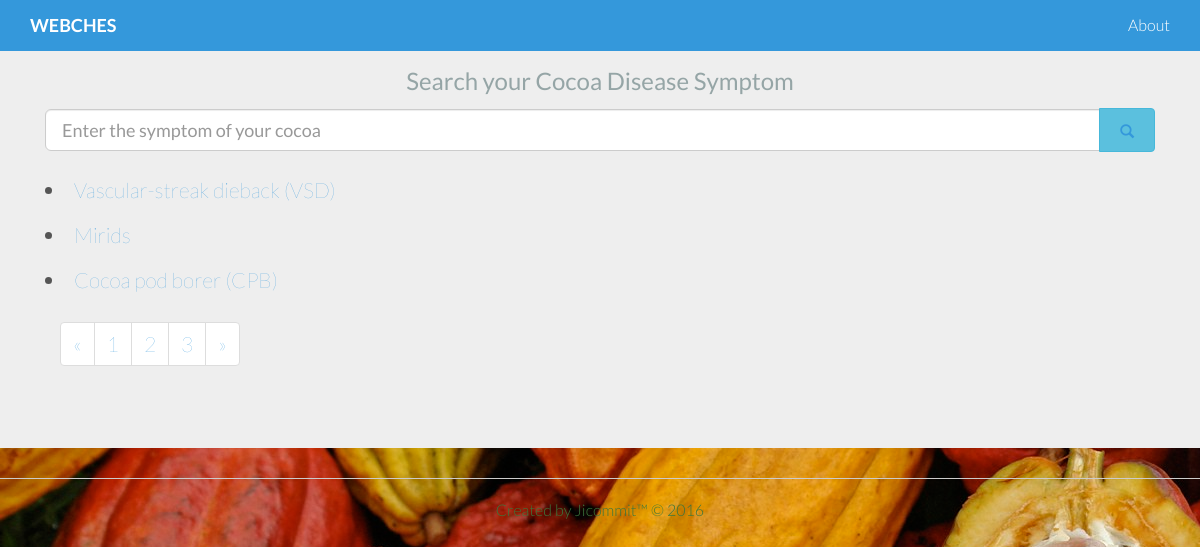
Page /farmers/?page=2 on the committed database.
### webches/models.py (models this page shows, shortened)
class Disease(models.Model):
    Disease_Name = models.CharField(max_length=200)
    details = models.TextField()
    symptoms = models.TextField()
    image = models.ImageField()
    published = 'p'
    draft = 'd'
    status_choices = ((published, 'published'), (draft, 'draft'))
    status = models.CharField(
        max_length=1, choices=status_choices, default=draft)
    solutions = models.TextField()
    Disease_Category = models.ForeignKey(Category, on_delete=models.CASCADE)
    referrals = models.CharField(max_length=3000, blank=True)
    botanical_name = models.CharField(max_length=200, blank=True)
    date_added = models.DateTimeField(auto_now_add=True)
    updated_at = models.DateTimeField(auto_now=True)

### webches/views.py (the view)
# urls.py: url(r'^farmers/$', views.search, name="farmers"),
def search(request):
    if request.method == "POST":
        search_text = request.POST['search_text']
    else:
        search_text = ""
    disease_list = Disease.objects.filter(
        symptoms__contains=search_text, status=Disease.published)
    page = request.GET.get('page', 3)
    paginator = Paginator(disease_list, 3)
    try:
        disease = paginator.page(page)
    except PageNotAnInteger:
        disease = paginator.page(1)
    except EmptyPage:
        disease = paginator.page(paginator.num_pages)
    data = {'disease': disease}
    return render(request, "cocoa/search.html", data)

### webches/templates/cocoa/search.html (shortened to what this page needs)
{% load staticfiles %}
<!DOCTYPE html>
<html lang="en">
  <head>
    <link rel="stylesheet" href="{% static 'style.css' %}">
    <link href="{% static  'front_page/assets/css/bootstrap.css' %} " rel="stylesheet">
    <link href="{% static 'front_page/assets/css/main.css' %}" rel="stylesheet">
  </head>
  <body>
    <div class="navbar navbar-default navbar-fixed-top">
      <div class="container">
        <div class="navbar-header">
          <a class="navbar-brand" href=""><b>WEBCHES</b></a>
        </div>
        <div class="navbar-collapse collapse">
          <ul class="nav navbar-nav navbar-right">
            <li><a href="{% url 'cocoa:about' %}">About</a></li>
          </ul>
        </div>
      </div>
    </div>
    <div class="jumbotron">
		<center><strong><h3>Search your Cocoa Disease Symptom</h3></strong></center>
    <div class="container">
<div class="form-group">
  <form class="form-group" method="post" action="">
  <div class="input-group col-md-12">
    <input type="text" name="search_text" class="form-control input-lg" placeholder="Enter the symptom of your cocoa ">
     <span class="input-group-btn">
                        <button class="btn btn-info btn-md" type="button">
                            <span><i class="glyphicon glyphicon-search"></i></span>
                        </button>
    </div>
  </form>
</div>
</div>
<div class="container">
  {% if disease %}
  {% for dis in disease  %}
 <li> <a href="{% url 'cocoa:details' pk=dis.pk %}"> {{ dis.Disease_Name }} </a></li>
  {% endfor %}
  {% else %}
  <p class="alert alert-danger alert-dissmissable"><i class="fa fa-warning"></i>No record found </p>
  {% endif %}
  <div class="container">
    {% if disease.has_other_pages %}
<ul class="pagination">
{% if disease.has_previous %}
  <li><a href="?page={{ disease.previous_page_number }}">&laquo;</a></li>
  {% else %}
  <li class="disabled"><span>&laquo;</span></li>
  {% endif %}
  {% for i in disease.paginator.page_range %}
  {% if disease.number == 1 %}
  <li class="active"><span>{{ i }}<span class="sr-only">( current )</span></span></li>
  {% else %}
  <li><a href="?page={{ i }}">{{ i }}</a></li>
  {% endif %}
  {% endfor %}
  {% if disease.has_next %}
  <li><a href="?page={{ disease.next_page_number }}">&raquo;</a></li>
  {% else %}
  <li class="disabled"><span>&raquo;</span></li>
  {% endif %}
</ul>
{% endif %}
  </div>
</div>
	</div>
		<hr>
		<p class="centered text text-success">Created by Jicommit&trade; &copy; 2016</p>
  </body>
</html>

### webches/static/style.css (style rules this page uses)
body { background-image: url('coco.jpg'); background-repeat:no-repeat; }

### webches/static/front_page/assets/css/main.css (style rules this page uses)
body { background-color: #f2f2f2; font-family: 'Lato', sans-serif; font-weight: 300; font-size: 16px; color: #555; -webkit-font-smoothing: antialiased; -webkit-overflow-scrolling: touch; }
h1, h2, h3, h4, h5, h6 { font-family: 'Lato', sans-serif; font-weight: 300; color: #333; }
h3 { color: #95a5a6; font-weight: 400; }
p { line-height: 28px; margin-bottom: 25px; font-size: 16px; }
.centered { text-align: center; }
a { color: #3498db; word-wrap: break-word; -webkit-transition: color 0.1s ease-in, background 0.1s ease-in; -moz-transition: color 0.1s ease-in, background 0.1s ease-in; -ms-transition: color 0.1s ease-in, background 0.1s ease-in; -o-transition: color 0.1s ease-in, background 0.1s ease-in; transition: color 0.1s ease-in, background 0.1s ease-in; }
a:before, a:after { -webkit-transition: color 0.1s ease-in, background 0.1s ease-in; -moz-transition: color 0.1s ease-in, background 0.1s ease-in; -ms-transition: color 0.1s ease-in, background 0.1s ease-in; -o-transition: color 0.1s ease-in, background 0.1s ease-in; transition: color 0.1s ease-in, background 0.1s ease-in; }
hr { display: block; height: 1px; border: 0; border-top: 1px solid #ccc; margin: 1em 0; padding: 0; }
.navbar-default { background-color: #3498db; border-color: transparent; }
.navbar-default .navbar-brand { color: white; }
.navbar-default .navbar-nav > li > a { color: white; }
.form-control { height: 42px; font-size: 18px; width: 280px; }
i { margin: 8px; color: #3498db; }

### rows in the picture
Disease: Disease_Name "Vascular-streak dieback (VSD)"
Disease: Disease_Name "Mirids"
Disease: Disease_Name "Cocoa pod borer (CPB)"

### other values in the picture
{{ i }} "1" "2" "3"
